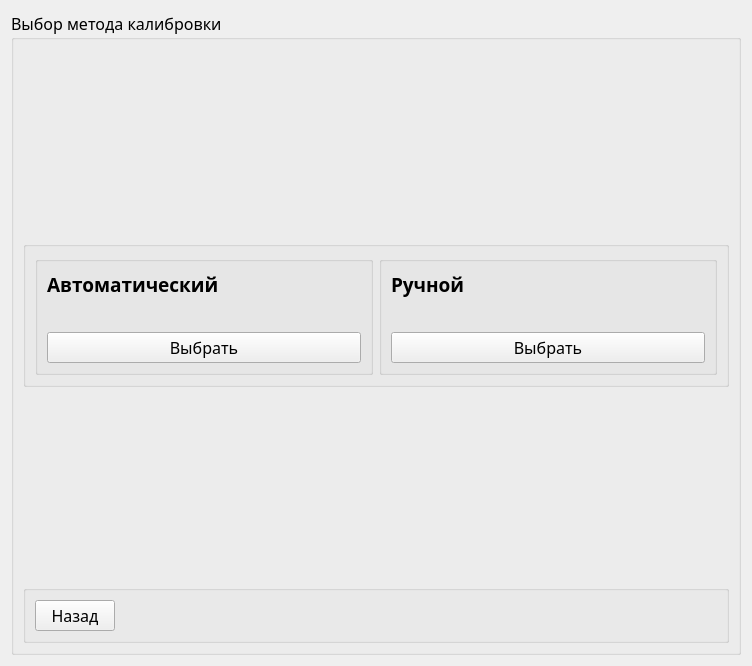
           <widget class="QWidget" name="page_calibrationSteps_0_MethodSelection">
            <layout class="QVBoxLayout" name="verticalLayout_23">
             <item>
              <widget class="QGroupBox" name="groupBox_calibrationSteps_0_MethodSelectionMain">
               <property name="font">
                <font>
                 <family>Rubik</family>
                 <pointsize>12</pointsize>
                 <bold>false</bold>
                </font>
               </property>
               <property name="title">
                <string>Выбор метода калибровки</string>
               </property>
               <layout class="QVBoxLayout" name="verticalLayout_24">
                <item>
                 <spacer name="verticalSpacer_calibrationSteps_0_MethodSelectionTop">
                  <property name="orientation">
                   <enum>Qt::Orientation::Vertical</enum>
                  </property>
                  <property name="sizeHint" stdset="0">
                   <size>
                    <width>20</width>
                    <height>192</height>
                   </size>
                  </property>
                 </spacer>
                </item>
                <item>
                 <widget class="QGroupBox" name="groupBox_calibrationSteps_0_CalibrationMethodsSelectionField">
                  <property name="title">
                   <string/>
                  </property>
                  <property name="flat">
                   <bool>true</bool>
                  </property>
                  <layout class="QHBoxLayout" name="horizontalLayout_17">
                   <item>
                    <widget class="QGroupBox" name="groupBox_calibrationSteps_0_MethodAutoField">
                     <property name="title">
                      <string/>
                     </property>
                     <layout class="QVBoxLayout" name="verticalLayout_26">
                      <item>
                       <widget class="QLabel" name="label_calibrationSteps_0_MethodAutoTitle">
                        <property name="font">
                         <font>
                          <family>Rubik</family>
                          <pointsize>14</pointsize>
                          <bold>true</bold>
                         </font>
                        </property>
                        <property name="text">
                         <string>Автоматический</string>
                        </property>
                       </widget>
                      </item>
                      <item>
                       <widget class="QLabel" name="label_calibrationSteps_0_MethodAutoIcon">
                        <property name="font">
                         <font>
                          <family>Rubik</family>
                          <pointsize>12</pointsize>
                          <bold>false</bold>
                         </font>
                        </property>
                        <property name="text">
                         <string>&lt;ICON&gt;</string>
                        </property>
                       </widget>
                      </item>
                      <item>
                       <widget class="QPushButton" name="pushButton_calibrationSteps_0_MethodAutoSelectButton">
                        <property name="font">
                         <font>
                          <family>Rubik</family>
                          <pointsize>12</pointsize>
                          <bold>false</bold>
                         </font>
                        </property>
                        <property name="text">
                         <string>Выбрать</string>
                        </property>
                       </widget>
                      </item>
                     </layout>
                    </widget>
                   </item>
                   <item>
                    <widget class="QGroupBox" name="groupBox_calibrationSteps_0_MethodManualField">
                     <property name="title">
                      <string/>
                     </property>
                     <layout class="QVBoxLayout" name="verticalLayout_25">
                      <item>
                       <widget class="QLabel" name="label_calibrationSteps_0_MethodManualTitle">
                        <property name="font">
                         <font>
                          <family>Rubik</family>
                          <pointsize>14</pointsize>
                          <bold>true</bold>
                         </font>
                        </property>
                        <property name="text">
                         <string>Ручной</string>
                        </property>
                       </widget>
                      </item>
                      <item>
                       <widget class="QLabel" name="label_calibrationSteps_0_MethodManualIcon">
                        <property name="font">
                         <font>
                          <family>Rubik</family>
                          <pointsize>12</pointsize>
                          <bold>false</bold>
                         </font>
                        </property>
                        <property name="text">
                         <string>&lt;ICON&gt;</string>
                        </property>
                       </widget>
                      </item>
                      <item>
                       <widget class="QPushButton" name="pushButton_calibrationSteps_0_MethodManualSelectButton">
                        <property name="font">
                         <font>
                          <family>Rubik</family>
                          <pointsize>12</pointsize>
                          <bold>false</bold>
                         </font>
                        </property>
                        <property name="text">
                         <string>Выбрать</string>
                        </property>
                       </widget>
                      </item>
                     </layout>
                    </widget>
                   </item>
                  </layout>
                 </widget>
                </item>
                <item>
                 <spacer name="verticalSpacer_calibrationSteps_0_MethodSelectionBottom">
                  <property name="orientation">
                   <enum>Qt::Orientation::Vertical</enum>
                  </property>
                  <property name="sizeHint" stdset="0">
                   <size>
                    <width>20</width>
                    <height>192</height>
                   </size>
                  </property>
                 </spacer>
                </item>
                <item>
                 <widget class="QGroupBox" name="groupBox_calibrationSteps_0_MethodSelectionMainButtonsField">
                  <property name="title">
                   <string/>
                  </property>
                  <property name="flat">
                   <bool>true</bool>
                  </property>
                  <layout class="QHBoxLayout" name="horizontalLayout_14">
                   <item>
                    <widget class="QPushButton" name="pushButton_returnToCalibrationChoice">
                     <property name="text">
                      <string>Назад</string>
                     </property>
                    </widget>
                   </item>
                   <item>
                    <spacer name="horizontalSpacer_calibrationSteps_0_MethodSelectionMainButtonsSpacer">
                     <property name="orientation">
                      <enum>Qt::Orientation::Horizontal</enum>
                     </property>
                     <property name="sizeHint" stdset="0">
                      <size>
                       <width>602</width>
                       <height>20</height>
                      </size>
                     </property>
                    </spacer>
                   </item>
                  </layout>
                 </widget>
                </item>
               </layout>
              </widget>
             </item>
            </layout>
           </widget>
